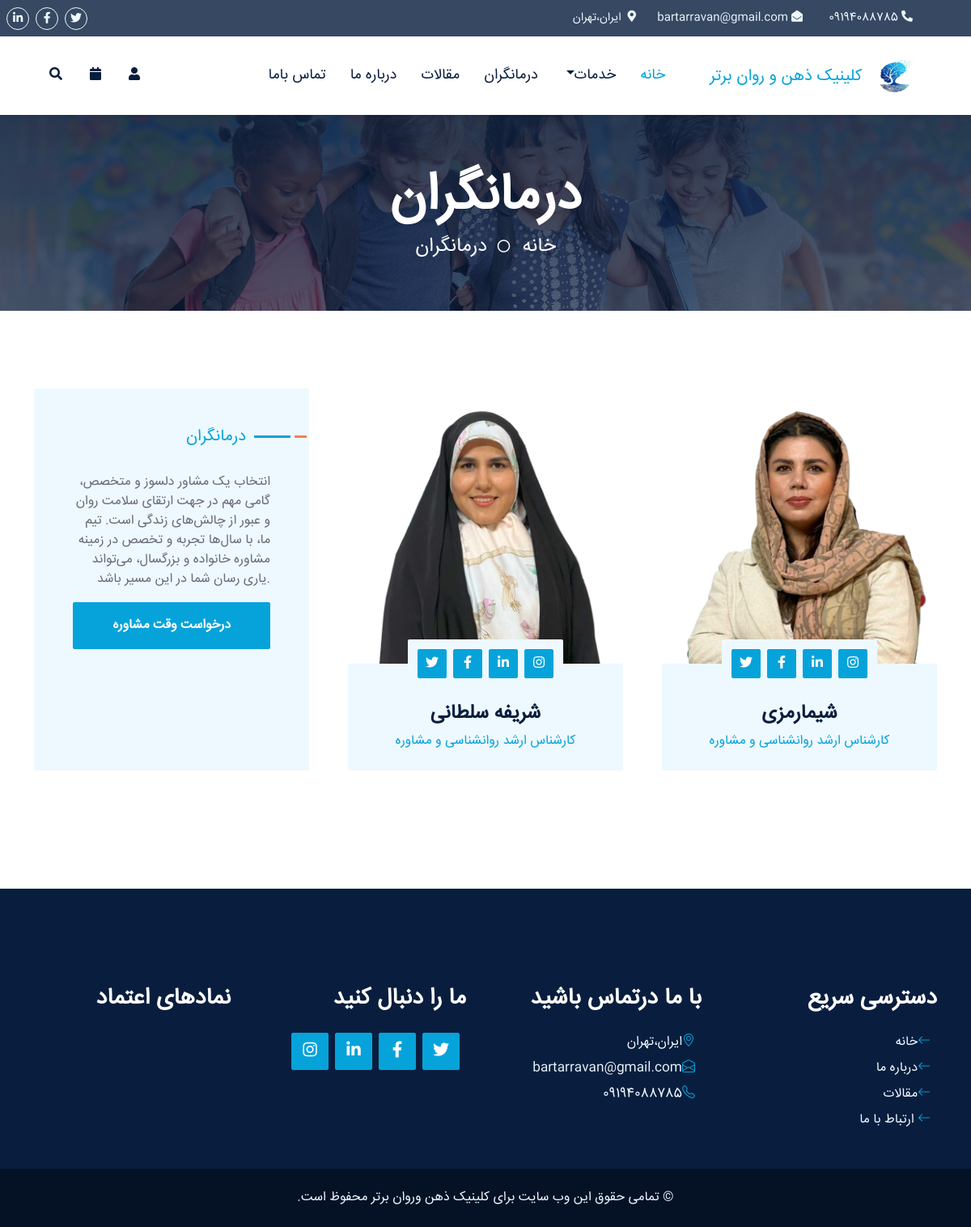
Page /team/ on the committed database.
### main_app/models.py (models this page shows, shortened)
class ClinicInfoClass(models.Model):
    name = models.CharField(max_length=50, verbose_name="نام کلینیک")
    address = models.TextField(verbose_name="آدرس")
    phoneNumber = models.CharField(max_length=20, verbose_name="شماره تلفن ثابت",null=True)
    mobileNumber = models.CharField(max_length=20, verbose_name="شماره موبایل")
    email = models.EmailField(verbose_name="ایمیل", blank=True, null=True)
    logo = models.ImageField(upload_to='clinic/logo/', verbose_name="لوگو", blank=True, null=True)
    latitude = models.DecimalField(max_digits=9, decimal_places=6, verbose_name="عرض جغرافیایی", blank=True, null=True)
    longitude = models.DecimalField(max_digits=9, decimal_places=6, verbose_name="طول جغرافیایی", blank=True, null=True)
    instagram = models.URLField(verbose_name="لینک اینستاگرام", blank=True, null=True)
    youtube = models.URLField(verbose_name="لینک یوتیوب", blank=True, null=True)
    linkedin = models.URLField(verbose_name="لینک لینکدین", blank=True, null=True)
    facebook = models.URLField(verbose_name="لینک فیسبوک", blank=True, null=True)
    twitter = models.URLField(verbose_name="لینک توییتر", blank=True, null=True)

class staticcontentClass (models.Model):
    key=models.CharField(max_length=15,verbose_name="کلید")
    txt=RichTextField(verbose_name="متن")
    title=models.CharField(max_length=100,null=True,verbose_name="عنوان")
    class Meta:
        verbose_name = "متن ثابت"
        verbose_name_plural = "متون ثابت"

### main_app/views.py (the view)
# urls.py: path('team/', team),
def team(request):
    stc=staticcontentClass.objects.filter(key='team')
    stp=staticphotoClass.objects.filter(key='team')
    cinfo=ClinicInfoClass.objects.all()
    return render(request,'main_app/team.html',context={"cnt":stc,"ph":stp,"cinfo":cinfo})

### main_app/templates/main_app/team.html
{%extends "main_app/layout.html"%}
{% load static %}
{%block "titlepage"%}
درمانگران
{%endblock%}
{%block "homepage"%}
خانه
{%endblock%}
{%block "titlepage2"%}
درمانگران
{%endblock%}
{%block "content"%}
    <div class="container-fluid py-5">
        <div class="container">
            <div class="row g-5">
                <div class="col-lg-4 wow slideInUp" data-wow-delay="0.1s">
                    <div class="section-title bg-light rounded h-100 p-5" style="text-align: right;">
                        <h5 class="position-relative d-inline-block text-primary text-uppercase" style="margin-right: 30px;">{{cnt.0.title}}</h5>
                        <p class="mb-4">{{cnt.0.txt|safe}}</p>
                        <a href="appointment.html" class="btn btn-primary py-3 px-5">درخواست وقت مشاوره</a>
                    </div>
                </div>
                <div class="col-lg-4 wow slideInUp" data-wow-delay="0.3s">
                    <div class="team-item">
                        <div class="position-relative rounded-top" style="z-index: 1;">
                            <img class="img-fluid rounded-top w-100" src="{%static 'main_app/'%}img/soltani.png" alt="">
                            <div class="position-absolute top-100 start-50 translate-middle bg-light rounded p-2 d-flex">
                                <a class="btn btn-primary btn-square m-1" href="#"><i class="fab fa-twitter fw-normal"></i></a>
                                <a class="btn btn-primary btn-square m-1" href="#"><i class="fab fa-facebook-f fw-normal"></i></a>
                                <a class="btn btn-primary btn-square m-1" href="#"><i class="fab fa-linkedin-in fw-normal"></i></a>
                                <a class="btn btn-primary btn-square m-1" href="#"><i class="fab fa-instagram fw-normal"></i></a>
                            </div>
                        </div>
                        <div class="team-text position-relative bg-light text-center rounded-bottom p-4 pt-5">
                            <h4 class="mb-2">شریفه سلطانی</h4>
                            <p class="text-primary mb-0">کارشناس ارشد روانشناسی و مشاوره  </p>
                        </div>
                    </div>
                </div>
                <div class="col-lg-4 wow slideInUp" data-wow-delay="0.6s">
                    <div class="team-item">
                        <div class="position-relative rounded-top" style="z-index: 1;">
                            <img class="img-fluid rounded-top w-100" src="{%static 'main_app/'%}img/ramzi.png" alt="">
                            <div class="position-absolute top-100 start-50 translate-middle bg-light rounded p-2 d-flex">
                                <a class="btn btn-primary btn-square m-1" href="#"><i class="fab fa-twitter fw-normal"></i></a>
                                <a class="btn btn-primary btn-square m-1" href="#"><i class="fab fa-facebook-f fw-normal"></i></a>
                                <a class="btn btn-primary btn-square m-1" href="#"><i class="fab fa-linkedin-in fw-normal"></i></a>
                                <a class="btn btn-primary btn-square m-1" href="#"><i class="fab fa-instagram fw-normal"></i></a>
                            </div>
                        </div>
                        <div class="team-text position-relative bg-light text-center rounded-bottom p-4 pt-5">
                            <h4 class="mb-2">شیمارمزی</h4>
                            <p class="text-primary mb-0">کارشناس ارشد روانشناسی و مشاوره </p>
                        </div>
                    </div>
                </div>
            </div>
        </div>
    </div>
{%endblock%}

### main_app/templates/main_app/layout.html (shortened to what this page needs)
<!DOCTYPE html>
<html lang="en">
<head>
    {%load static%}
    <link href="https://cdnjs.cloudflare.com/ajax/libs/font-awesome/5.10.0/css/all.min.css" rel="stylesheet">
    <link href="https://cdn.jsdelivr.net/npm/bootstrap-icons@1.4.1/font/bootstrap-icons.css" rel="stylesheet">
    <link href="{%static 'main_app/'%}lib/owlcarousel/assets/owl.carousel.min.css" rel="stylesheet">
    <link href="{%static 'main_app/'%}lib/animate/animate.min.css" rel="stylesheet">
    <link href="{%static 'main_app/'%}lib/tempusdominus/css/tempusdominus-bootstrap-4.min.css" rel="stylesheet" />
    <link href="{%static 'main_app/'%}lib/twentytwenty/twentytwenty.css" rel="stylesheet" />
    <link href="{%static 'main_app/'%}css/bootstrap.min.css" rel="stylesheet">
    <link href="{%static 'main_app/'%}css/style.css" rel="stylesheet">
</head>
<body>
    <div class="container-fluid  px-5 d-none d-lg-block" style="font-family: myfont; background-color:#091e3ecf ">
        <div class="row gx-0" style="direction: rtl;">
            <div class="col-lg-8 text-center text-lg-start mb-2 mb-lg-0">
                <div class="d-inline-flex align-items-center" style="height: 45px; margin-left: 390px;">
                    {%for i in cinfo%}
                    <small class="me-3 text-light" style="width: 120px; text-align:right"><i class="fa fa-phone-alt me-2"></i>&nbsp;{{i.mobileNumber}}</small>
                    <small class="me-3 text-light" style="width: 190px; text-align:right"><i class="fa fa-envelope-open me-2"></i>&nbsp;{{i.email}}</small>
                    <small class="me-3 text-light" style="width: 400px; text-align:right"><i class="fa fa-map-marker-alt me-2"></i>&nbsp; {{i.address}}</small>
                </div>
            </div>
            <div class="col-lg-4 text-center text-lg-end" style="padding-right: 300px;">
                <div class="d-inline-flex align-items-center" style="height: 45px;">
                    <a class="btn btn-sm btn-outline-light btn-sm-square rounded-circle me-2" href="{{i.twitter}}"><i class="fab fa-twitter fw-normal"></i></a>
                    <a class="btn btn-sm btn-outline-light btn-sm-square rounded-circle me-2" href="{{i.facebook}}"><i class="fab fa-facebook-f fw-normal"></i></a>
                    <a class="btn btn-sm btn-outline-light btn-sm-square rounded-circle me-2" href="{{i.linkedin}}"><i class="fab fa-linkedin-in fw-normal"></i></a>
                </div>
            </div>
        </div>
    </div>
   <nav class="navbar navbar-expand-lg bg-white navbar-light shadow-sm px-5 py-3 py-lg-0" style="direction: rtl;">
    <a href="index.html" class="navbar-brand p-0">
        <h5 class="m-0 text-primary">
            <img src="{{i.logo.url}}" alt="لوگوی کلینیک روانشناسی ذهن و روان برتر" width="65" height="40">
            کلینیک ذهن و روان برتر
        </h5>
        {%endfor%}
    </a>
    <div class="collapse navbar-collapse" id="navbarCollapse" style="margin-right: 40px;">
        <div class="navbar-nav ms-auto py-0">
            <a href="/" class="nav-item nav-link active">خانه</a>
            <div class="nav-item dropdown">
                <a href="#" class="nav-link dropdown-toggle" data-bs-toggle="dropdown">خدمات</a>
            </div>
            <a href="/team" class="nav-item nav-link">درمانگران</a>
            <a href="/article" class="nav-item nav-link">مقالات</a>
            <a href="/about" class="nav-item nav-link">درباره ما</a>
            <a href="/contact" class="nav-item nav-link">تماس باما</a>
        </div>
    </div>
    <div class="d-none d-lg-flex align-items-center">
{%if user.is_authenticated%}
         <div class="dropdown">
            <button class="btn  dropdown-toggle  text-dark me-2" type="button" id="userDropdown" data-bs-toggle="dropdown" aria-expanded="false">
            <i class="fa fa-user"></i>
            </button>
           <ul class="dropdown-menu" aria-labelledby="userDropdown" style="text-align:right">
            <li><h6 class="dropdown-item text-primary" > {{user.first_name}}  {{user.last_name}}</h6></li>
           <li><a class="dropdown-item" href="/panel">حساب کاربری</a></li>
            <li><a class="dropdown-item" href="/logout" >خروج</a></li>
           </ul>
        </div>
{%else%}
        <button type="button" class="btn text-dark me-2" data-bs-toggle="modal" data-bs-target="#userModal">
            <i class="fa fa-user"></i>
        </button>
{%endif%}
{%if user.is_authenticated%}
        <div class="dropdown1" style="width: auto; position: relative; " >
            <button class="btn  dropdown-toggle  text-dark me-2" type="button" id="bagDropdown" data-bs-toggle="dropdown" aria-expanded="false">
            <i class="fa fa-calendar"></i>
            </button>
           <ul class="dropdown-menu p-3 shadow-lg " aria-labelledby="bagDropdown" style="text-align:right" >
            {% if reservation %}
            <li class="dropdown-header text-primary">نوبت‌ها<i class="fa fa-clock me-2 "></i></li>
                {% for reservation in reservation %}
                <li>
                    <h6 class="dropdown-item text-dark">
                        {{ reservation.appointment.therapeutist.name }}<br>
                        {{ reservation.appointment.schedule.start_time }} - {{ reservation.appointment.schedule.end_time }}|
                        {{ reservation.appointment.schedule.date }}
                    </h6>
                {%endfor%}
                    <a href="/checkoutR/" class="btn btn-sm btn-outline-primary">
                        پرداخت
                    </a>
                </li>
        <hr class="dropdown-divider">
            {%endif%}
            {%if order%}
            <li class="dropdown-header text-primary">کارگاه‌ها<i class="fa fa-calendar-alt me-2"></i></li>
                {% for i in order.items.all %}
                <li>
                    <h6 class="dropdown-item text-dark">
                        {{ i.service.title }}<br>
                        تاریخ شروع:
                        {{ i.service.srv.first.startw }}
                    </h6>
                {%endfor%}
                    <a href="/checkout/" class="btn btn-sm btn-outline-primary">
                        پرداخت
                    </a>
                </li>
                    <hr class="dropdown-divider">
            {% endif %}
           </ul>
        </div>
{%else%}
        <button type="button" class="btn text-dark me-2" data-bs-toggle="modal" data-bs-target="#bagModal">
            <i class="fa fa-calendar"></i>
        </button>
{%endif%}
        <button type="button" class="btn text-dark me-2" data-bs-toggle="modal" data-bs-target="#searchModal">
            <i class="fa fa-search"></i>
        </button>
    </div>
</nav>
    <div class="container-fluid bg-primary py-5 hero-header1 mb-5">
        <div class="row py-3">
            <div class="col-12 text-center">
                <h1 class="display-3 text-white animated zoomIn">
                    {%block "titlepage"%}
                    {%endblock%}
                </h1>
                <a href=" " class="h4 text-white">
                    {%block "homepage"%}
                    {%endblock%}
                </a>
                <i class="far fa-circle text-white px-2"></i>
                <a href=" " class="h4 text-white">
                    {%block "titlepage2"%}
                    {%endblock%}
                </a>
            </div>
        </div>
    </div>
                    {%block "content"%}
                    {%endblock%}
    <div class="container-fluid position-relative pt-5 wow fadeInUp" data-wow-delay="0.1s" style="z-index: 1; direction:rtl ">
    </div>
    <div class="container-fluid bg-dark text-light py-5 wow fadeInUp" data-wow-delay="0.3s" style="margin-top: 50px; direction:rtl">
        <div class="container pt-5">
            <div class="row g-5 pt-4">
                <div class="col-lg-3 col-md-6">
                    <h3 class="text-white mb-4">دسترسی سریع</h3>
                    <div class="d-flex flex-column justify-content-start">
                        <a class="text-light mb-2" href="/"><i class="bi bi-arrow-left text-primary me-2"></i>خانه</a>
                        <a class="text-light mb-2" href="/about"><i class="bi bi-arrow-left text-primary me-2"></i>درباره ما</a>
                        <a class="text-light mb-2" href="/article"><i class="bi bi-arrow-left text-primary me-2"></i>مقالات</a>
                        <a class="text-light" href="/contact"><i class="bi bi-arrow-left text-primary me-2"></i> ارتباط با ما</a>
                    </div>
                </div>
                <div class="col-lg-3 col-md-6">
                    <h3 class="text-white mb-4">با ما درتماس باشید</h3>
                    {%for i in cinfo%}
                    <p class="mb-2"><i class="bi bi-geo-alt text-primary me-2"></i>{{i.address}}</p>
                    <p class="mb-2"><i class="bi bi-envelope-open text-primary me-2"></i>{{i.email}}</p>
                    <p class="mb-0"><i class="bi bi-telephone text-primary me-2"></i>{{i.mobileNumber}}</p>
                </div>
                <div class="col-lg-3 col-md-6">
                    <h3 class="text-white mb-4">ما را دنبال کنید</h3>
                    <div class="d-flex">
                        <a class="btn btn-lg btn-primary btn-lg-square rounded me-2" href="{{i.twitter}}"><i class="fab fa-twitter fw-normal"></i></a>
                        <a class="btn btn-lg btn-primary btn-lg-square rounded me-2" href="{{i.facebook}}"><i class="fab fa-facebook-f fw-normal"></i></a>
                        <a class="btn btn-lg btn-primary btn-lg-square rounded me-2" href="{{i.linkedin}}"><i class="fab fa-linkedin-in fw-normal"></i></a>
                        <a class="btn btn-lg btn-primary btn-lg-square rounded me-2" href="{{i.instagram}}"><i class="fab fa-instagram fw-normal"></i></a>
                    </div>
                    {%endfor%}
                </div>
                <div class="col-lg-3 col-md-6">
                    <h3 class="text-white mb-4">نمادهای اعتماد</h3>
                    <div class="d-flex flex-column justify-content-start">
                        <a target='_blank' href=''></a>
                    </div>
                </div>
            </div>
        </div>
    </div>
    <div class="container-fluid text-light py-4" style="background: #051225;">
              <div class="container">
                <div class="row g-0">
                    <div class="text-center text-md-start">
                        <p class="mb-md-0" style="text-align: center;"> .تمامی حقوق این وب سایت برای کلینیک ذهن وروان برتر محفوظ است  &copy; </p>
                    </div>
                </div>
            </div>
    </div>
</body>
</html>

### rows in the picture
ClinicInfoClass: mobileNumber "09194088785", email "bartarravan@gmail.com", address "ایران،تهران", logo (picture)
staticcontentClass: title "درمانگران", txt "انتخاب یک مشاور دلسوز و متخصص، گامی مهم در جهت ارتقای سلامت روان و عبور از چالش‌های زندگی است. تیم ما، با سال‌ها تجربه و تخصص در زمینه مشاوره خانواده و بزرگسال، می‌تواند یاری رسان شما در این مسیر باشد."
